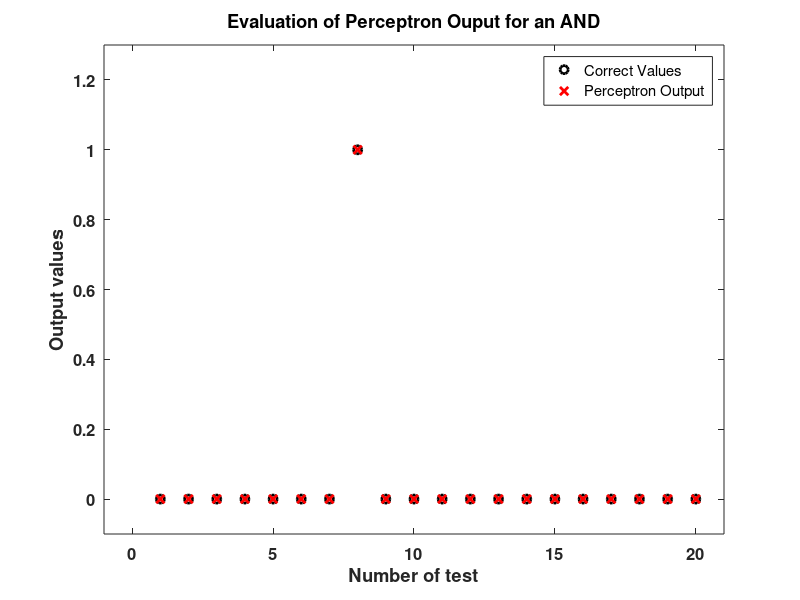

Reproduce this figure in MATLAB.
function myperceptron_AND_DNI
%function myperceptron_AND_DNI
% Funcion principal que realiza las funciones de
 %1) Creación de las variables para el banco de entrenamiento y banco de
    %validación
 %2) Creación de la red neuronal (perceptron)
 %3) Entrenamiento de la red neuronal con el set de valores del banco de
    %entrenamiento
 %4) Validación de la red con el banco de validación.
 %5) Calculo y representación del error cometido.
    
%%%%%%%%%%%%%%%%%%%%%%%%%%%%%%%%%%%%%%%%%%%%%%%%%%%%%%%%%%%%%%%%%
%Creamos entradas y salidas de entrenamiento para una funcion AND
%%%%%%%%%%%%%%%%%%%%%%%%%%%%%%%%%%%%%%%%%%%%%%%%%%%%%%%%%%%%%%%
% Inicializamos las variables E1, E2 y SE ideales para entrenamiento
num_ent=5000;
num_test=20;
posibilidades=[0 1];
for ii=1:1:(num_ent+num_test)
    if rand()<=1/2
        E1(ii)=posibilidades(1);
    else
        E1(ii)=posibilidades(2);
    end
    if rand()<=1/2
        E2(ii)=posibilidades(1);
    else
        E2(ii)=posibilidades(2);
    end
    SE(ii)=and(E1(ii),E2(ii));
end
E1V=E1(num_ent+1:length(E1));
E2V=E2(num_ent+1:length(E2));
SEV=SE(num_ent+1:length(SE));
E1=E1(1:num_ent);
E2=E2(1:num_ent);
SE=SE(1:num_ent);
%%%%%%%%%%%%%%%%%%%%%%%%%%%%%%%%%%%%%%%%%%%%%%%%%%%%%%%%%%%%%%%%%
%%%% Creamos entradas y salidas de validacion E1V, E2V, SEV para test
%%%%%%%%%%%%%%%%%%%%%%%%%%%%%%%%%%%%%%%%%%%%%%%%%%%%%%%%%%%%%%%%%


%%%%%%%%%%%%%%%%%%%%%%%%%%%%%%%%%%%%%%%%%%%%%%%%%%%%%%%%%%%%%%%%%
% Inicializamos un perceptron para 2 entradas %%%
%%%%%%%%%%%%%%%%%%%%%%%%%%%%%%%%%%%%%%%%%%%%%%%%%%%%%%%%%%%%%%%%%
myperceptron=initialize_perceptron(2);

%%%%%%%%%%%%%%%%%%%%%%%%%%%%%%%%%%%%%%%%%%%%%%%%%%%%%%%%%%%%%%%%%
% Entrenamos el perceptron para un LR, por defecto 0.7
%%%%%%%%%%%%%%%%%%%%%%%%%%%%%%%%%%%%%%%%%%%%%%%%%%%%%%%%%%%%%%%%%
LR=0.7;
myperceptronT=train_perceptron(myperceptron,LR,[E1;E2]',SE);

%%%%%%%%%%%%%%%%%%%%%%%%%%%%%%%%%%%%%%%%%%%%%%%%%%%%%%%%%%%%%%%%%
% Evaluamos el perceptron
%%%%%%%%%%%%%%%%%%%%%%%%%%%%%%%%%%%%%%%%%%%%%%%%%%%%%%%%%%%%%%%%%
S_est=useperceptron(myperceptronT,[E1V;E2V]');

%%%%%%%%%%%%%%%%%%%%%%%%%%%%%%%%%%%%%%%%%%%%%%%%%%%%%%%%%%%%%%%%%
%Calculamos y representamos el error cometido
%%%%%%%%%%%%%%%%%%%%%%%%%%%%%%%%%%%%%%%%%%%%%%%%%%%%%%%%%%%%%%%%%
error=mean(abs(SEV-S_est));
 
close all
figure,
plot(SEV,'ok','LineWidth',2),hold on
plot(S_est,'xr','LineWidth',2)
%set(gcf,'FontWeight','bold')
set(gca,'FontSize',12) %# Fix font size of the text in the current axes 
set(gca,'FontWeight','bold')  %# Fix Bold text in the current axes 
xlabel('Number of test','FontWeight','bold')
ylabel('Output values','FontWeight','bold')
axis([-1 length(SEV)+1 -0.1 1.3])
legend('Correct Values','Perceptron Output')
title('Evaluation of Perceptron Ouput for an AND','FontWeight','bold')
 
%%%%%%%%%%%%%
% FUNCTIONS %
%%%%%%%%%%%%%
    function [myperceptron]=initialize_perceptron(n_inputs)
    %function [myperceptron]=initialize_perceptron(n_inputs)
    %funcion que inicializa un perceptron y le asigna pesos aleatorios Esta función crea e inicializa la estructura myperceptron.weights donde se guardan los pesos del perceptron. Los valores de los pesos iniciales deben ser números aleatorios entre -1 y 1.
    % INPUTS:
        % n_inputs: numero de entradas al perceptron
    % OUPUT:
          % myperceptron:  estructura con el perceptron 
              % myperceptron.bias:       %Bias del perceptron (e.g. 1)
              % myperceptron.weights:    %Pesos del perceptron
    myperceptron.weights=rand(1,n_inputs+1)*2-1;
    myperceptron.bias=1;
    end

    function myperceptron=train_perceptron(myperceptron,LR,input,output)
    % function myperceptron=train_perceptron(myperceptron,LR,input,output)
    % funcion que modifica los pesos del perceptron para que vaya aprendiendo a
    % a partir de los valores de entrada que se le indican
    % ESTE PERCEPTRON UTILIZA:
        % Funcion sigma SIGMOIDAL
        % Entrenamiento DELTA RULE
    % INPUTS:
       % myperceptron:  estructura con el perceptron
               %myperceptron.bias:       %Bias del perceptron (e.g. 1)
               %myperceptron.weights:    %Pesos del perceptron 
       % LR: learning rate (e.g. 0.7)
       % input: matriz con valores de entrada de entrenamiento (e.g. [E1 E2])
       % output: vector con valores de salida de entrenamiento (e.g. [SE])
    % OUPUT:
          % myperceptron:  estructura con el perceptron ya entrenado
              %myperceptron.bias:       %Bias del perceptron (e.g. 1)
              %myperceptron.weights:    %Pesos del perceptron ya entrenado
        a=1;
        [N,M]=size(input);
        for i=1:1:N
            for j=1:1:M
                E(j)=input(i,j);        
            end
                v=myperceptron.bias*myperceptron.weights(1);
            for j=1:1:M
                v=v+myperceptron.weights(j+1)*E(j); %Sumatorio v
            end
            % Función SIGMOIDAL
            y=1/(1+exp(-a*v));
            
            if y~=output(i) %Resultado obtenido diferente al esperado
                e=output(i)-y; %Cálculo de error esperado-obtenido
                    myperceptron.weights(1)=myperceptron.weights(1)+...
                                                LR*e*myperceptron.bias;
                for j=1:1:M %Recalculamos los pesos
                    myperceptron.weights(j+1)=myperceptron.weights(j+1)+...
                                                                LR*e*E(j);
                end      
            end     
        end
    end %END function

    function out=useperceptron(myperceptron,input)
    % function out=useperceptron(myperceptron,input)
    % funcion que utiliza el perceptron para calcular las salidas a partir de
    % las entradas de acuerdo con lo que haya aprendido el perceptron en la
    % fase de entrenamiento
        [N,M]=size(input);
        for i=1:1:N
            for j=1:1:M
                E(j)=input(i,j);        
            end
                v=myperceptron.bias*myperceptron.weights(1);
            for j=1:1:M
                v=v+myperceptron.weights(j+1)*E(j);
            end
            if v<0
                out(i)=0;
            else
                out(i)=1;
            end

        end
    end

end %END MAIN function